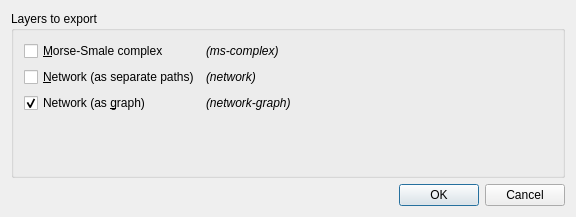
<?xml version="1.0" encoding="UTF-8"?>
<ui version="4.0">
 <class>IpeDialog</class>
 <widget class="QDialog" name="IpeDialog">
  <property name="geometry">
   <rect>
    <x>0</x>
    <y>0</y>
    <width>576</width>
    <height>217</height>
   </rect>
  </property>
  <property name="windowTitle">
   <string notr="true">Export options</string>
  </property>
  <layout class="QHBoxLayout" name="horizontalLayout">
   <item>
    <layout class="QVBoxLayout" name="verticalLayout">
     <item>
      <widget class="QGroupBox" name="">
       <property name="title">
        <string>Layers to export</string>
       </property>
       <layout class="QFormLayout" name="formLayout">
        <property name="leftMargin">
         <number>10</number>
        </property>
        <property name="topMargin">
         <number>10</number>
        </property>
        <property name="rightMargin">
         <number>10</number>
        </property>
        <property name="bottomMargin">
         <number>10</number>
        </property>
        <item row="0" column="0">
         <widget class="QCheckBox" name="checkBox">
          <property name="text">
           <string>&amp;Morse-Smale complex</string>
          </property>
         </widget>
        </item>
        <item row="0" column="1">
         <widget class="QLabel" name="label">
          <property name="text">
           <string notr="true">&lt;html&gt;&lt;head/&gt;&lt;body&gt;&lt;p&gt;&lt;span style=&quot; font-style:italic;&quot;&gt;(ms-complex)&lt;/span&gt;&lt;/p&gt;&lt;/body&gt;&lt;/html&gt;</string>
          </property>
         </widget>
        </item>
        <item row="1" column="0">
         <widget class="QCheckBox" name="checkBox_2">
          <property name="text">
           <string>&amp;Network (as separate paths)</string>
          </property>
         </widget>
        </item>
        <item row="2" column="0">
         <widget class="QCheckBox" name="checkBox_3">
          <property name="text">
           <string>Network (as &amp;graph)</string>
          </property>
          <property name="checked">
           <bool>true</bool>
          </property>
         </widget>
        </item>
        <item row="2" column="1">
         <widget class="QLabel" name="label_3">
          <property name="text">
           <string notr="true">&lt;html&gt;&lt;head/&gt;&lt;body&gt;&lt;p&gt;&lt;span style=&quot; font-style:italic;&quot;&gt;(network-graph)&lt;/span&gt;&lt;/p&gt;&lt;/body&gt;&lt;/html&gt;</string>
          </property>
         </widget>
        </item>
        <item row="1" column="1">
         <widget class="QLabel" name="label_2">
          <property name="text">
           <string notr="true">&lt;html&gt;&lt;head/&gt;&lt;body&gt;&lt;p&gt;&lt;span style=&quot; font-style:italic;&quot;&gt;(network)&lt;/span&gt;&lt;/p&gt;&lt;/body&gt;&lt;/html&gt;</string>
          </property>
         </widget>
        </item>
       </layout>
      </widget>
     </item>
     <item>
      <widget class="QDialogButtonBox" name="buttonBox">
       <property name="locale">
        <locale language="English" country="UnitedKingdom"/>
       </property>
       <property name="orientation">
        <enum>Qt::Horizontal</enum>
       </property>
       <property name="standardButtons">
        <set>QDialogButtonBox::Cancel|QDialogButtonBox::Ok</set>
       </property>
      </widget>
     </item>
    </layout>
   </item>
  </layout>
 </widget>
 <resources/>
 <connections>
  <connection>
   <sender>buttonBox</sender>
   <signal>rejected()</signal>
   <receiver>IpeDialog</receiver>
   <slot>reject()</slot>
   <hints>
    <hint type="sourcelabel">
     <x>306</x>
     <y>390</y>
    </hint>
    <hint type="destinationlabel">
     <x>286</x>
     <y>274</y>
    </hint>
   </hints>
  </connection>
  <connection>
   <sender>buttonBox</sender>
   <signal>accepted()</signal>
   <receiver>IpeDialog</receiver>
   <slot>accept()</slot>
   <hints>
    <hint type="sourcelabel">
     <x>238</x>
     <y>384</y>
    </hint>
    <hint type="destinationlabel">
     <x>157</x>
     <y>274</y>
    </hint>
   </hints>
  </connection>
 </connections>
 <designerdata>
  <property name="gridDeltaX">
   <number>10</number>
  </property>
  <property name="gridDeltaY">
   <number>10</number>
  </property>
  <property name="gridSnapX">
   <bool>true</bool>
  </property>
  <property name="gridSnapY">
   <bool>true</bool>
  </property>
  <property name="gridVisible">
   <bool>true</bool>
  </property>
 </designerdata>
</ui>
